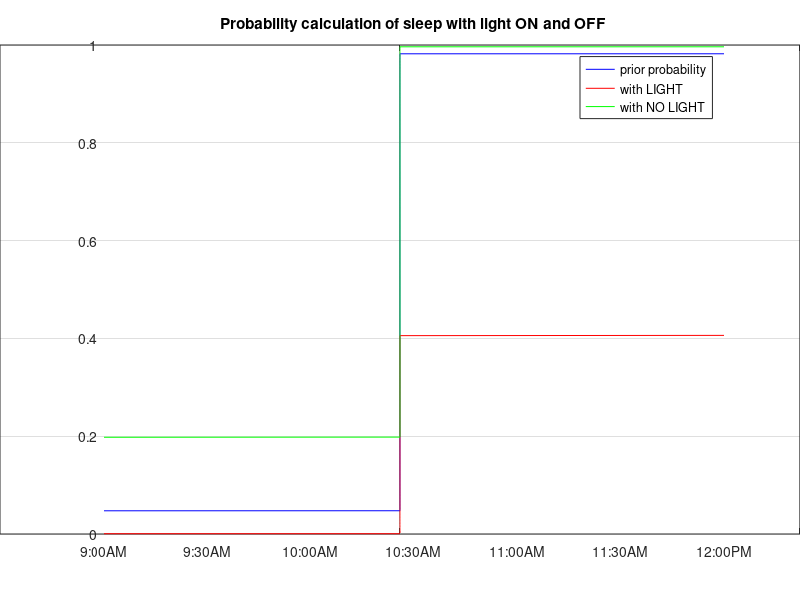

Reproduce this figure in MATLAB.
clc
clear 
close all
% This program demonstrates probabilistic sleeping pattern
% of a person at night w.r.t time. 
%
% Author: Asad khan
% Created: Sep-15-2021
%% DO NOT edit or disturb this portion only use required variables below.
t = 1:5000;
prob_sleep_time = 1./(1+exp(-0.0028.*t+6.5));
n = length(t);
sdate = linspace(datenum('01-Aug-2013 09:00:00'),datenum('01-Aug-2013 12:00:00'),n);
%% You cant edit or write your code line below here
plot(sdate,prob_sleep_time)
datetick('x','HH:MMPM')
title('Prior Probability Distribution of sleep');
grid ON

%my code here
p_light_sleep = 0.01;
%part(a)
p_nlight_sleep =1 - p_light_sleep;
fprintf('probability of no light given sleep is %f',p_nlight_sleep);

p_light_nsleep = 0.8;
p_nlight_nsleep =1 - p_light_nsleep;

for i = 1:n
    p_light =p_light_sleep * prob_sleep_time(i)+p_light_nsleep *(1-prob_sleep_time(i));
    p_sleep_light(i)=p_light_sleep * prob_sleep_time(i) / p_light;
    %probbaility of sleep given no light%
    p_nlight=p_nlight_sleep * prob_sleep_time(i) + p_nlight_nsleep * (1-prob_sleep_time(i));
    p_sleep_nlight(i) = p_nlight_sleep * prob_sleep_time(i) / p_nlight;
end
plot(sdate,prob_sleep_time,color='blue');
hold on
plot(sdate,p_sleep_light,color='red');
plot(sdate,p_sleep_nlight,color='green');
legend('prior probability','with LIGHT','with NO LIGHT')
datetick('x','HH:MMPM')
title("Probability calculation of sleep with light ON and OFF")
grid on

   


